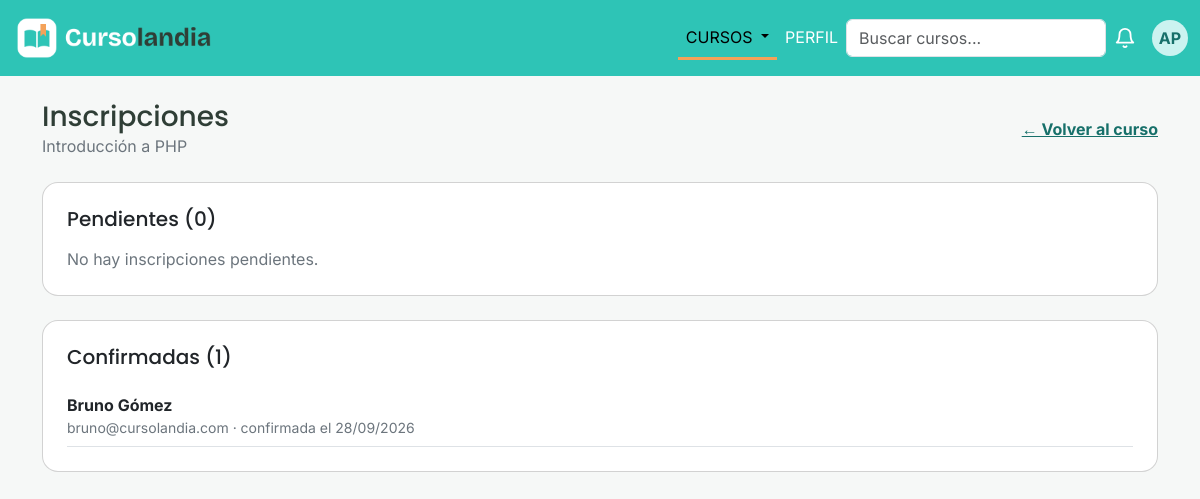
The app's page /vistas/inscripciones.php?id=1 (signed in), older data.
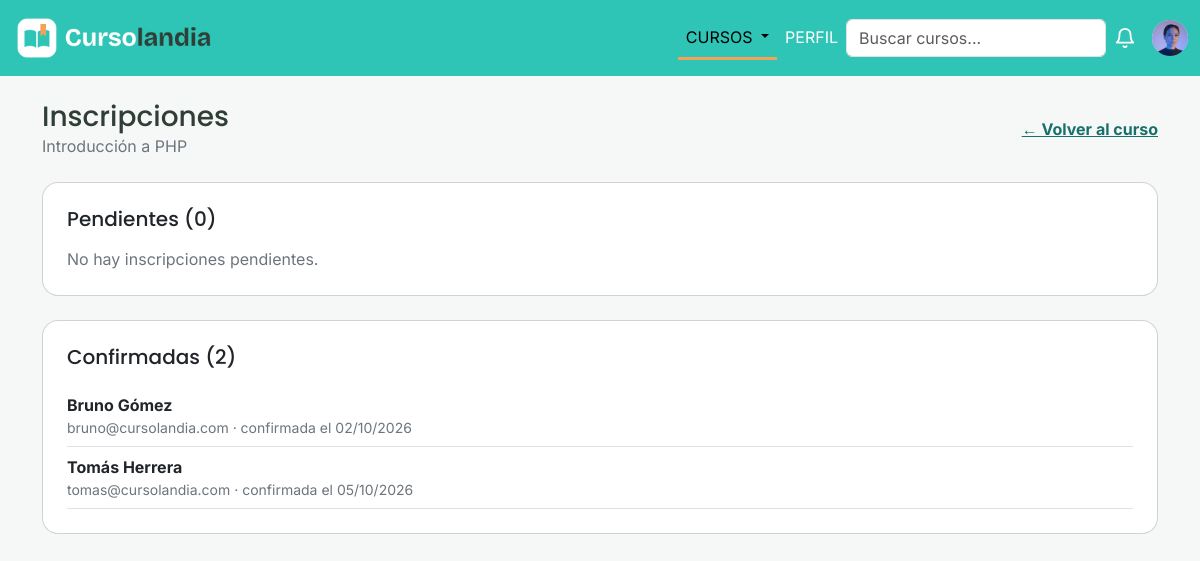
The same page, newer data.
### tables this page shows
CREATE TABLE inscripcion (
    id_inscripcion      INT UNSIGNED NOT NULL AUTO_INCREMENT,
    id_usuario          INT UNSIGNED NOT NULL,
    id_curso            INT UNSIGNED NOT NULL,
    fecha_solicitud     DATE NOT NULL DEFAULT (CURRENT_DATE),
    estado              ENUM('pendiente','confirmada') NOT NULL DEFAULT 'pendiente',
    fecha_confirmacion  DATE NULL,
    PRIMARY KEY (id_inscripcion),
    CONSTRAINT uq_inscripcion_usuario_curso UNIQUE (id_usuario, id_curso),
    CONSTRAINT chk_inscripcion_estado CHECK (
        (estado = 'pendiente'  AND fecha_confirmacion IS NULL) OR
        (estado = 'confirmada' AND fecha_confirmacion IS NOT NULL)
    ),
    CONSTRAINT chk_inscripcion_fechas CHECK (fecha_confirmacion >= fecha_solicitud),
    CONSTRAINT fk_inscripcion_usuario FOREIGN KEY (id_usuario)
        REFERENCES usuario (id_usuario)
        ON UPDATE CASCADE
        ON DELETE CASCADE,
    CONSTRAINT fk_inscripcion_curso FOREIGN KEY (id_curso)
        REFERENCES curso (id_curso)
        ON UPDATE CASCADE
        ON DELETE CASCADE
);

CREATE TABLE usuario (
    id_usuario        INT UNSIGNED NOT NULL COMMENT 'DNI del usuario',
    nombre            VARCHAR(50)  NOT NULL,
    apellido          VARCHAR(50)  NOT NULL,
    email             VARCHAR(100) NOT NULL UNIQUE,
    contrasenia       VARCHAR(255) NOT NULL,
    fecha_nacimiento  DATE NOT NULL,
    telefono          VARCHAR(20)  NULL,
    antecedentes      TEXT NULL,
    imagen_principal  VARCHAR(255) NOT NULL DEFAULT 'img/avatar-default.png',
    tipo_plan         ENUM('gratuito','pro') NOT NULL DEFAULT 'gratuito',
    fecha_venc_pro    DATE NULL,
    PRIMARY KEY (id_usuario),
    CONSTRAINT chk_usuario_dni CHECK (id_usuario BETWEEN 1000000 AND 99999999),
    CONSTRAINT chk_usuario_pro CHECK (tipo_plan = 'gratuito' OR fecha_venc_pro IS NOT NULL)
);

### controles/ControlCurso.php (called while the page is built, shortened)
<?php
require_once __DIR__ . '/../clases/Curso.php';
require_once __DIR__ . '/../clases/Usuario.php';
require_once __DIR__ . '/../traits/AccesoBD.php';
class ControlCurso
{
    private function armarCursos($resultado)
    {
        $cursos = [];
        while ($fila = mysqli_fetch_assoc($resultado)) {
            $creador = new Usuario(
                $fila['id_usuario'],
                $fila['nombre'],
                $fila['apellido'],
                $fila['email'],
                '',
                $fila['fecha_nacimiento'],
                $fila['telefono'],
                $fila['antecedentes'],
                $fila['imagen_principal'],
                $fila['tipo_plan'],
                $fila['fecha_venc_pro']
            );
            $cursos[] = new Curso(
                $fila['id_curso'],
                $fila['titulo'],
                $fila['descripcion'],
                $fila['costo'],
                $fila['cupo'],
                $fila['fecha_inicio'],
                $fila['fecha_fin'],
                $fila['tipo_acceso'],
                $creador
            );
        }
        return $cursos;
    }
    public function buscarPorId(int $idCurso): ?Curso
    {
        $sql = self::SELECT_CURSO . " WHERE c.id_curso = ?";
        $resultado = $this->consultar($sql, 'i', [$idCurso]);
        $cursos = $this->armarCursos($resultado);
        return $cursos[0];
    }
}

### traits/AccesoBD.php (called while the page is built)
<?php
trait AccesoBD{
    private $conexion;
    public function __construct($conexion){
        $this->conexion = $conexion;
    }
    private function consultar(string $sql, string $tipos='', array $param=[]){
        $sentencia = mysqli_prepare($this->conexion,$sql);
        if($tipos!==''){
            mysqli_stmt_bind_param($sentencia,$tipos,...$param);
        }
        mysqli_stmt_execute($sentencia);
        return mysqli_stmt_get_result($sentencia);
    }
}

### clases/Curso.php (called while the page is built, shortened)
<?php
require_once __DIR__ . '/Usuario.php';
    class Curso{
        private int $id;
        public function __construct($id,$titulo,$descripcion,$costo,$cupo,$fecha_inicio,$fecha_fin,$tipo_acceso,Usuario $creador){
            $this->id = $id;
        }
        public function getId(){
            return $this->id;
        }
    }

### controles/ControlInscripcion.php (called while the page is built, shortened)
<?php
require_once __DIR__ . '/../traits/AccesoBD.php';
require_once __DIR__ . '/../clases/Inscripcion.php';
class ControlInscripcion
{
    public function obtenerDeCurso(int $idCurso): array
    {
        $sql = "SELECT i.id_inscripcion, i.fecha_solicitud, i.estado, i.fecha_confirmacion,
                       u.id_usuario, u.nombre, u.apellido, u.email, u.fecha_nacimiento,
                       u.telefono, u.antecedentes, u.imagen_principal, u.tipo_plan, u.fecha_venc_pro
                FROM inscripcion i
                JOIN usuario u ON u.id_usuario = i.id_usuario
                WHERE i.id_curso = ?
                ORDER BY i.fecha_solicitud";
        $resultado = $this->consultar($sql, 'i', [$idCurso]);
        $inscripciones = [];
        while ($fila = mysqli_fetch_assoc($resultado)) {
            $usuario = new Usuario(
                $fila['id_usuario'], $fila['nombre'], $fila['apellido'], $fila['email'],
                '',
                $fila['fecha_nacimiento'], $fila['telefono'], $fila['antecedentes'],
                $fila['imagen_principal'], $fila['tipo_plan'], $fila['fecha_venc_pro']
            );
            $inscripciones[] = new Inscripcion(
                $fila['id_inscripcion'], $usuario, $fila['fecha_solicitud'],
                $fila['estado'], $fila['fecha_confirmacion']
            );
        }
        return $inscripciones;
    }
}

### clases/Inscripcion.php (called while the page is built, shortened)
<?php
require_once __DIR__ . '/Usuario.php';
class Inscripcion{
    private Usuario $usuario;
    private ?string $fecha_confirmacion;
    public function __construct(int $id_inscripcion, Usuario $usuario, string $fecha_solicitud,
                                string $estado, ?string $fecha_confirmacion){
        $this->usuario = $usuario;
        $this->fecha_confirmacion = $fecha_confirmacion;
    }
    public function getUsuario(){
         return $this->usuario;
    }
    public function getFecha_confirmacion(){
        return $this->fecha_confirmacion;
    }
}

### clases/Usuario.php (called while the page is built, shortened)
<?php
class Usuario{
        private string $nombre;
        private string $apellido;
        private string $email;
        public function __construct(int $id_usuario, string $nombre, string $apellido, string $email, string $contrasenia,
                            string $fecha_nacimiento, ?string $telefono, ?string $antecedentes,
                            string $imagen_principal, string $tipo_plan, ?string $fecha_venc_pro){
            $this->nombre = $nombre;
            $this->apellido = $apellido;
            $this->email = $email;
        }
        public function getNombre(){
            return $this->nombre;
        }
        public function getApellido(){
            return $this->apellido;
        }
        public function getEmail(){
            return $this->email;
        }
    }

### vistas/inscripciones.php (the view, shortened to what the changed rows need)
<?php
require_once __DIR__ . '/../controles/ControlCurso.php';
require_once __DIR__ . '/../controles/ControlInscripcion.php';
$idCurso = (int) ($_GET['id'] ?? 0);
$controlCurso = new ControlCurso($conexion);
$curso = $controlCurso->buscarPorId($idCurso);
$controlInscripcion = new ControlInscripcion($conexion);
$inscripciones = $controlInscripcion->obtenerDeCurso($curso->getId());
$pendientes = [];
$confirmadas = [];
foreach ($inscripciones as $inscripcion) {
    if ($inscripcion->estaPendiente()) {
        $pendientes[] = $inscripcion;
    } else {
        $confirmadas[] = $inscripcion;
    }
}
?>
<!DOCTYPE html>
<html lang="es">
<head>
    <link href="https://cdn.jsdelivr.net/npm/bootstrap@5.3.8/dist/css/bootstrap.min.css" rel="stylesheet">
    <link href="../css/styles.css" rel="stylesheet">
</head>
<body class="fondo-suave">
    <?php require __DIR__ . '/../includes/navbar.php'; ?>
    <main class="container perfil my-4">
        <div class="d-flex flex-wrap align-items-center justify-content-between gap-2 mb-4">
            <div>
                <h1 class="h3 mb-0">Inscripciones</h1>
            </div>
        </div>
        <section class="card mb-4">
            <div class="card-body p-4">
                <h2 class="h5 mb-3">Pendientes (<?= count($pendientes) ?>)</h2>
            </div>
        </section>
        <section class="card">
            <div class="card-body p-4">
                <h2 class="h5 mb-3">Confirmadas (<?= count($confirmadas) ?>)</h2>
                <?php foreach ($confirmadas as $inscripcion): ?>
                    <?php $alumno = $inscripcion->getUsuario(); ?>
                    <div class="border-bottom py-2">
                        <strong><?= htmlspecialchars($alumno->getNombre() . ' ' . $alumno->getApellido()) ?></strong>
                        <span class="text-secondary small d-block">
                            <?= htmlspecialchars($alumno->getEmail()) ?> · confirmada el <?= date('d/m/Y', strtotime($inscripcion->getFecha_confirmacion())) ?>
                        </span>
                    </div>
                <?php endforeach; ?>
            </div>
        </section>
    </main>
</body>
</html>

### includes/navbar.php (shortened to what the changed rows need)
<nav class="navbar navbar-expand-lg">
  <div class="container-fluid">
    <div class="collapse navbar-collapse" id="navbarSupportedContent">
      <div class="dropdown">
        <button class="avatar border-0 p-0" type="button" data-bs-toggle="dropdown" aria-expanded="false" aria-label="Menú de usuario">
                <?php if (($_SESSION['foto'] ?? '') !== ''): ?>
                  <img src="../<?= htmlspecialchars($_SESSION['foto']) ?>" alt="Mi foto">
                <?php else: ?>
                  <?= htmlspecialchars($_SESSION['iniciales']) ?>
                <?php endif; ?>
        </button>
      </div>
    </div>
  </div>
</nav>

Row changes from the older to the newer data that the page shows:
changed inscripcion "Bruno Gómez": fecha_confirmacion "28/09/2026" → "02/10/2026"
added inscripcion: id_usuario.apellido "Tomás Herrera", id_usuario.email "tomas@cursolandia.com", fecha_confirmacion "05/10/2026"
Text that changed along with them:
count($confirmadas): "1" → "2"
$_SESSION['iniciales']: "AP" → (not shown)
